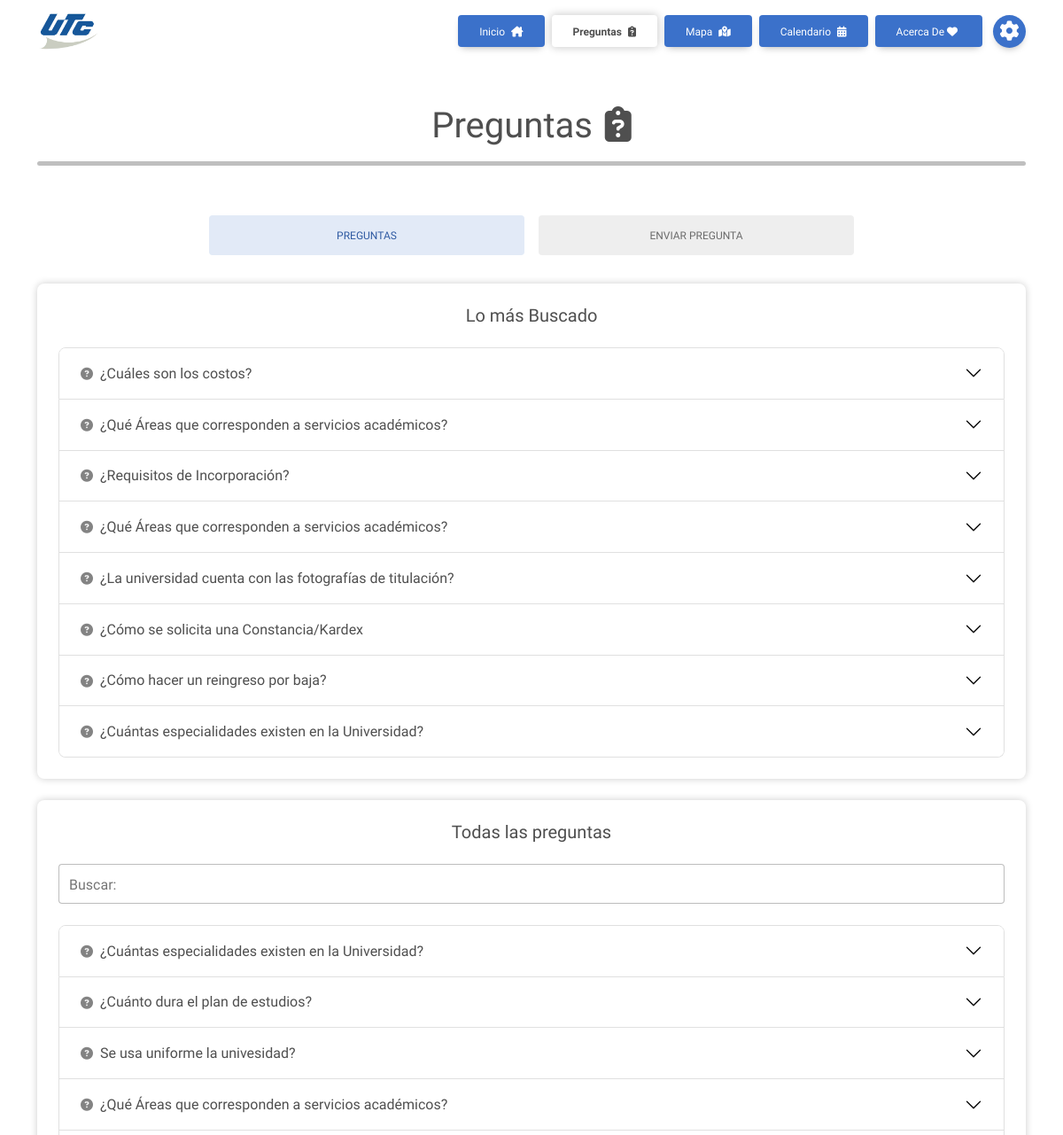
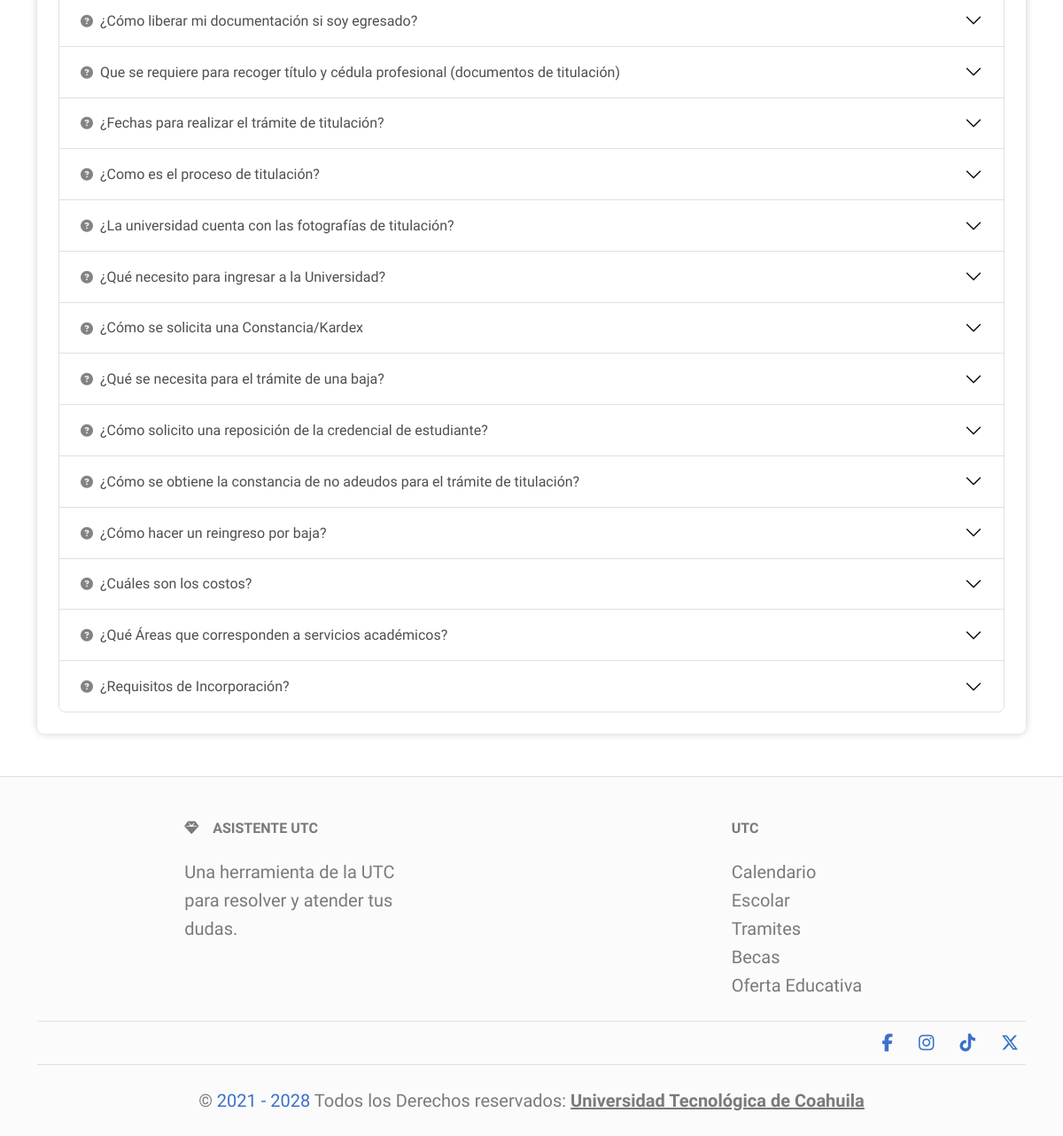
Page /preguntas_frecuentes/ on the committed database (2 pictures, top to bottom).
### cross_asistent/models.py (models this page shows, shortened)
class Database(models.Model):
    categoria = models.ForeignKey(Categorias, on_delete=models.CASCADE, null=True)
    titulo = models.CharField(max_length=200)
    informacion = models.TextField(blank=True, null=True)
    redirigir = models.TextField(blank=True, null=True)
    frecuencia = models.IntegerField(default=0)
    documento = models.FileField(upload_to=set_pdfDB_path, max_length=120, blank=True, null=True)
    imagen = models.ImageField(upload_to=set_imgDB_path, max_length=120, blank=True, null=True)
    uuid = models.CharField(max_length=25)
    evento_fecha_inicio = models.DateTimeField(blank=True, null=True)
    evento_fecha_fin = models.DateTimeField(blank=True, null=True)
    evento_allDay = models.BooleanField(default=False)
    evento_lugar = models.CharField(max_length=200, blank=True, null=True, default='Campus UTC')
    evento_className = models.CharField(max_length=100, blank=True, null=True, default='event_detail')
    fecha_modificacion = models.DateTimeField(auto_now=True)

class Configuraciones(models.Model):
    qr_image = models.FileField(upload_to='settings/', max_length=200)
    qr_button = models.BooleanField(default=True)
    calendar_btnsYear = models.BooleanField(default=True)
    copyright_year = models.CharField(max_length=50, default='2020')
    utc_link = models.TextField()
    redes_sociales = models.TextField(blank=True, null=True)
    about_img_first = models.ImageField(upload_to=set_conf_path, max_length=200)
    about_img_second = models.ImageField(upload_to=set_conf_path, max_length=200)
    about_text_first = models.TextField()
    about_text_second = models.TextField()

### cross_asistent/views.py (the view)
# urls.py: path('preguntas_frecuentes/', views.fqt_questions, name='faq'),
def fqt_questions(request):
    if not request.user.is_staff:
        logout(request)
    configuraciones = obtener_configuraciones(1)
    categoria_Preguntas = get_object_or_404(models.Categorias, categoria="Preguntas")
    questall = models.Database.objects.filter(frecuencia__gt=0, categoria=categoria_Preguntas)
    return render(request, 'frecuentes.html', {
        'active_page': 'faq',
        'quest_all': questall,
        'quest_top': questall.order_by('-frecuencia')[:8],
        'copyright_year': configuraciones['copyright_year_1'],
        'utc_link': configuraciones['utc_link_1'],
    })

### cross_asistent/views.py (called while the page is built)
def obtener_configuraciones(questID):
    oneconfig = get_object_or_404(models.Configuraciones, pk=questID)
    return {
        f'qr_image_{questID}': oneconfig.qr_image.url,
        f'qr_button_{questID}': oneconfig.qr_button,
        f'redes_sociales_{questID}': oneconfig.redes_sociales,
        f'copyright_year_{questID}': oneconfig.copyright_year,
        f'utc_link_{questID}': oneconfig.utc_link,
        f'calendar_btnsYear_{questID}': oneconfig.calendar_btnsYear,
        f'about_img_first_{questID}': oneconfig.about_img_first.url,
        f'about_text_first_{questID}': oneconfig.about_text_first,
        f'about_img_second_{questID}': oneconfig.about_img_second.url,
        f'about_text_second_{questID}': oneconfig.about_text_second,
    }

### cross_asistent/templates/frecuentes.html (shortened to what this page needs)
{% extends 'base/widget.html' %}
{% load static %}
{% block content %}
<main class="container container-fluid mb-100 my-5">
    <div class="mb-5">
        <h1 class="text-center">Preguntas <i class="fa-solid fa-clipboard-question ms-1"></i></h1>
        <hr class="hr_divisor mx-4 mx-md-0" />
    </div>
    <div class="nav nav-pills nav-justified mb-4 col-12 col-md-8 mx-auto" id="questions-tabs" role="tablist">
        <button data-mdb-pill-init class="nav-link active" id="pills-search-quest-tab" data-mdb-target="#pills-search-quest" type="button" role="tab"
            aria-controls="pills-search-quest" aria-selected="true">
            Preguntas
        </button>
        <button data-mdb-pill-init class="nav-link" id="pills-create-quest-tab" data-mdb-target="#pills-create-quest" type="button" role="tab"
            aria-controls="pills-create-quest" aria-selected="false">
            Enviar Pregunta
        </button>
    </div>
    <div class="tab-content" id="ex2-content">
        <section class="tab-pane fade show active" id="pills-search-quest" role="tabpanel" aria-labelledby="pills-search-quest">
            <div class="card mb-4">
                <div class="card-body">
                    <h5 class="text-center mb-4">Lo más Buscado</h5>
                    {% if quest_top %}
                    <div class="accordion" id="accordionTop">
                        {% for quest in quest_top %}
                        <div class="accordion-item" data-submit-click="btn_frequence_{{quest.id}}">
                            <h2 class="accordion-header" id="heading{{ quest.id }}">
                                <button data-mdb-collapse-init class="accordion-button" type="button" data-mdb-toggle="collapse"
                                    data-mdb-target="#quest-{{ quest.id }}" aria-expanded="true" aria-controls="quest-{{ quest.id }}">
                                    <i class="fas fa-question-circle fa-sm me-2 opacity-70"></i>{{ quest.titulo }}
                                </button>
                            </h2>
                        </div>
                        {% endfor %}
                    </div>
                    {% else %}
                    <div class="text-center">
                        <p class="lead m-0">No hay preguntas frecuentes disponibles en este momento. ¡Vuelve pronto para más actualizaciones!</p>
                    </div>
                    {% endif %}
                </div>
            </div>
            <div class="card">
                <div class="card-body">
                    <h5 class="text-center mb-4">Todas las preguntas</h5>
                    {% if quest_all %}
                    <div class="form-outline mb-4" data-mdb-input-init>
                        <input type="text" id="searchInput" class="form-control form-control-lg" />
                        <label class="form-label" for="searchInput">Buscar:</label>
                    </div>
                    <div class="accordion" id="accordionAll">
                        {% for quest in quest_all %}
                        <div class="accordion-item results_item" data-submit-click="btn_frequence_{{quest.id}}">
                            <h2 class="accordion-header" id="heading{{ quest.id }}">
                                <button data-mdb-collapse-init class="accordion-button" type="button" data-mdb-toggle="collapse"
                                    data-mdb-target="#quest-{{ quest.id }}" aria-expanded="true" aria-controls="quest-{{ quest.id }}">
                                    <i class="fas fa-question-circle fa-sm me-2 opacity-70"></i>{{ quest.titulo }}
                                </button>
                            </h2>
                        </div>
                        {% endfor %}
                    </div>
                    {% else %}
                    <div class="text-center">
                        <p class="lead m-0">No hay preguntas frecuentes disponibles en este momento. ¡Vuelve pronto para más actualizaciones!</p>
                    </div>
                    {% endif %}
                </div>
            </div>
        </section>
    </div>
</main>
{% include 'base/widget_footer.html' %}
{% endblock %}

### cross_asistent/templates/base/widget_footer.html
<footer class="text-center text-lg-start bg-body-tertiary text-muted border-top lead">
    <div class="container container-fluid">
        <section>
            <div class="text-center text-md-start mt-5">
                <div class="row mt-3">
                    <div class="col-md-3 col-lg-4 col-xl-3 mx-auto mb-4">
                        <h6 class="text-uppercase fw-bold mb-4"><i class="fas fa-gem me-3"></i>Asistente UTC</h6>
                        <p>Una herramienta de la UTC para resolver y atender tus dudas.</p>
                    </div>
                    <div class="col-md-2 col-lg-2 col-xl-2 mx-auto mb-4">
                        <h6 class="text-uppercase fw-bold mb-4">
                            UTC
                        </h6>
                        <div class="d-flex flex-column ">
                            <a href="{% url 'calendario' %}" class="text-reset">Calendario Escolar</a>
                            <a href="https://utc.edu.mx/index.php/t-escolares/" target="_blank" rel="noopener noreferrer" class="text-reset">Tramites</a>
                            <a href="https://utc.edu.mx/index.php/becas/" target="_blank" rel="noopener noreferrer" class="text-reset">Becas</a>
                            <a href="https://utc.edu.mx/index.php/322-2/" target="_blank" rel="noopener noreferrer" class="text-reset">Oferta Educativa</a>
                        </div>
                    </div>
                </div>
            </div>
        </section>
        <section class="d-flex justify-content-center justify-content-lg-end p-2 border-top border-bottom">
            <div class="text-center">
                <a href="https://www.facebook.com/UniversidadTecnologicadeCoahuila/" title="Facebook" target="_blank" rel="noopener noreferrer"
                    class="me-4 text-reset">
                    <i class="fab fa-facebook-f text_detail"></i>
                </a>
                <a href="https://www.instagram.com/utcoahuila/" title="Instagram" target="_blank" rel="noopener noreferrer" class="me-4 text-reset">
                    <i class="fab fa-instagram text_detail"></i>
                </a>
                <a href="https://www.tiktok.com/@utdecoahuila" title="Tiktok" target="_blank" rel="noopener noreferrer" class="me-4 text-reset">
                    <i class="fa-brands fa-tiktok text_detail"></i>
                </a>
                <a href="https://x.com/utcoahuila" title="Twitter X" target="_blank" rel="noopener noreferrer" class="text-reset">
                    <i class="fa-brands fa-x-twitter text_detail"></i>
                </a>
            </div>
        </section>
        <div class="text-center p-4">
            © <span class="text_detail">{{copyright_year}}</span> Todos los Derechos reservados:
            <a class="text-reset fw-bold text-decoration-underline" href="{{utc_link}}" target="_blank" rel="noopener noreferrer">Universidad
                Tecnológica de Coahuila</a>
        </div>
    </div>
</footer>

### rows in the picture
Database: titulo "¿Cuáles son los costos?"
Database: titulo "¿Qué Áreas que corresponden a servicios académicos?"
Database: titulo "¿Requisitos de Incorporación?"
Database: titulo "¿Qué Áreas que corresponden a servicios académicos?"
Database: titulo "¿La universidad cuenta con las fotografías de titulación?"
Database: titulo "¿Cómo se solicita una Constancia/Kardex"
Database: titulo "¿Cómo hacer un reingreso por baja?"
Database: titulo "¿Cuántas especialidades existen en la Universidad?"
Database: titulo "¿Cuánto dura el plan de estudios?"
Database: titulo "Se usa uniforme la univesidad?"
Database: titulo "¿Cómo liberar mi documentación si soy egresado?"
Database: titulo "Que se requiere para recoger título y cédula profesional (documentos de titulación)"
Database: titulo "¿Fechas para realizar el trámite de titulación?"
Database: titulo "¿Como es el proceso de titulación?"
Database: titulo "¿Qué necesito para ingresar a la Universidad?"
Database: titulo "¿Qué se necesita para el trámite de una baja?"
Database: titulo "¿Cómo solicito una reposición de la credencial de estudiante?"
Database: titulo "¿Cómo se obtiene la constancia de no adeudos para el trámite de titulación?"
Configuraciones: copyright_year "2021 - 2028"
